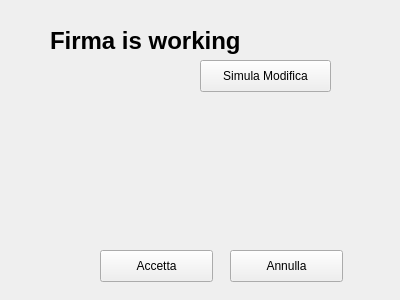
<?xml version="1.0" encoding="UTF-8"?>
<ui version="4.0">
 <class>Firma</class>
 <widget class="QWidget" name="Firma">
  <property name="geometry">
   <rect>
    <x>0</x>
    <y>0</y>
    <width>400</width>
    <height>300</height>
   </rect>
  </property>
  <property name="windowTitle">
   <string>Form</string>
  </property>
  <widget class="QLabel" name="label">
   <property name="geometry">
    <rect>
     <x>50</x>
     <y>10</y>
     <width>201</width>
     <height>61</height>
    </rect>
   </property>
   <property name="font">
    <font>
     <pointsize>18</pointsize>
     <weight>75</weight>
     <bold>true</bold>
    </font>
   </property>
   <property name="text">
    <string>Firma is working</string>
   </property>
  </widget>
  <widget class="QPushButton" name="pushButton">
   <property name="geometry">
    <rect>
     <x>200</x>
     <y>60</y>
     <width>131</width>
     <height>32</height>
    </rect>
   </property>
   <property name="text">
    <string>Simula Modifica</string>
   </property>
  </widget>
  <widget class="QPushButton" name="btn_ok">
   <property name="geometry">
    <rect>
     <x>100</x>
     <y>250</y>
     <width>113</width>
     <height>32</height>
    </rect>
   </property>
   <property name="text">
    <string>Accetta</string>
   </property>
  </widget>
  <widget class="QPushButton" name="btn_cancel">
   <property name="geometry">
    <rect>
     <x>230</x>
     <y>250</y>
     <width>113</width>
     <height>32</height>
    </rect>
   </property>
   <property name="text">
    <string>Annulla</string>
   </property>
  </widget>
 </widget>
 <resources/>
 <connections>
  <connection>
   <sender>pushButton</sender>
   <signal>clicked()</signal>
   <receiver>Firma</receiver>
   <slot>modificato()</slot>
   <hints>
    <hint type="sourcelabel">
     <x>264</x>
     <y>74</y>
    </hint>
    <hint type="destinationlabel">
     <x>255</x>
     <y>116</y>
    </hint>
   </hints>
  </connection>
  <connection>
   <sender>btn_ok</sender>
   <signal>clicked()</signal>
   <receiver>Firma</receiver>
   <slot>accetta()</slot>
   <hints>
    <hint type="sourcelabel">
     <x>119</x>
     <y>265</y>
    </hint>
    <hint type="destinationlabel">
     <x>181</x>
     <y>178</y>
    </hint>
   </hints>
  </connection>
  <connection>
   <sender>btn_cancel</sender>
   <signal>clicked()</signal>
   <receiver>Firma</receiver>
   <slot>annulla()</slot>
   <hints>
    <hint type="sourcelabel">
     <x>295</x>
     <y>258</y>
    </hint>
    <hint type="destinationlabel">
     <x>341</x>
     <y>173</y>
    </hint>
   </hints>
  </connection>
 </connections>
 <slots>
  <slot>modificato()</slot>
  <slot>accetta()</slot>
  <slot>annulla()</slot>
 </slots>
</ui>
